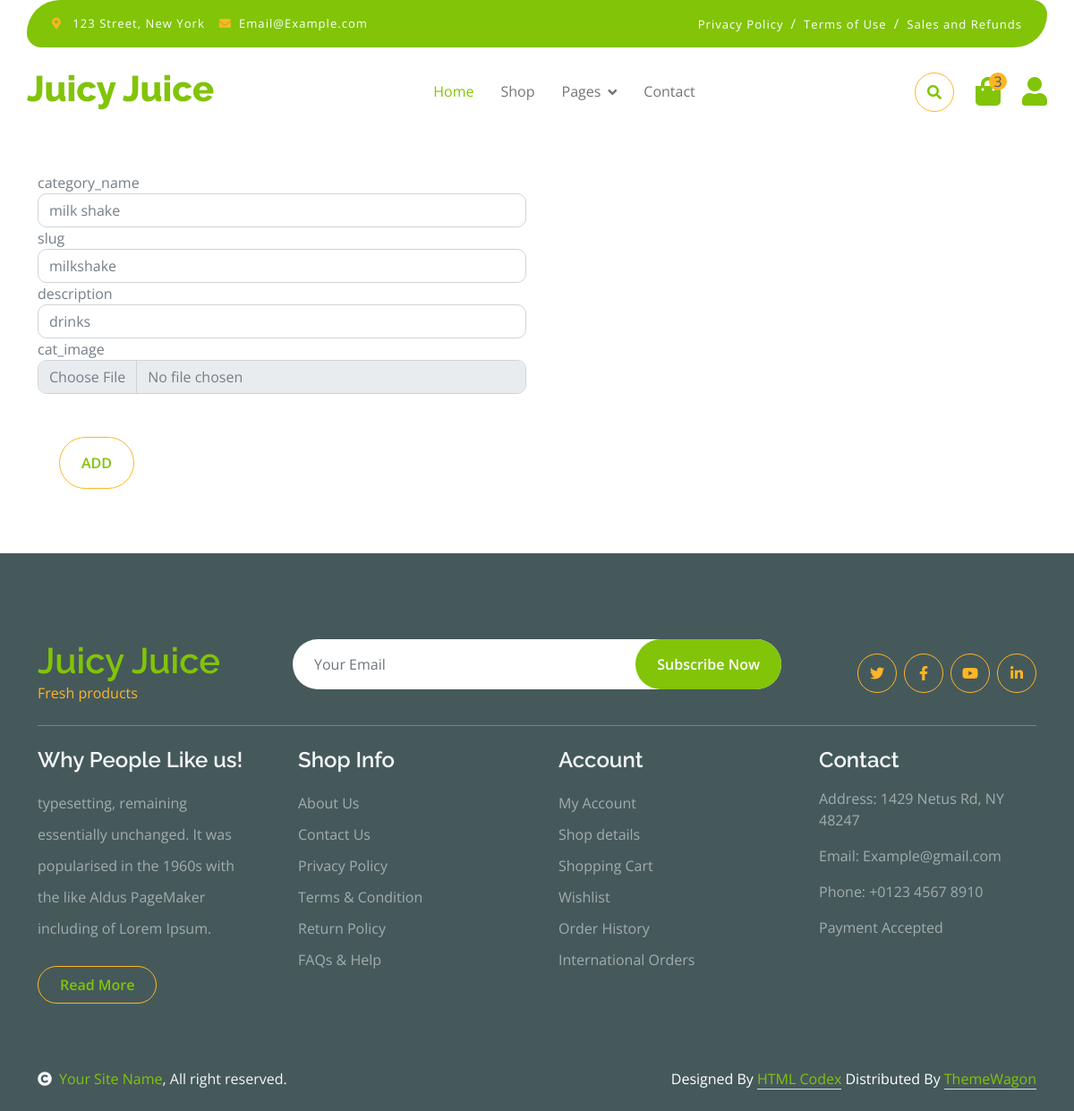
/common/editcategory/4/, run on the app's committed database.
### common/models.py (models this page shows, shortened)
class category(models.Model):
    category_name=models.CharField(max_length=50,unique=True)
    slug=models.SlugField(max_length=100,unique=True)
    description=models.TextField(max_length=225,blank=True)
    cat_image=models.ImageField(upload_to='media/categories',blank=True)

### common/views.py (the view, shortened to what this page needs)
# urls.py: path('editcategory/<int:category_id>/', views.editcategory, name='editcategory'),
def editcategory(request,category_id):
    m=get_object_or_404(category, id=category_id)
    s=category.objects.filter(id=category_id)
    return render(request,'editcategory.html',{'m':s})

### template/editcategory.html (shortened to what this page needs)
{% extends 'base.html' %}
{% load static %}
{% block content %}
<br><br><br><br><br><br><br><br>
   {% for i in m%}
    <form action="" method="post">
        <div class="container">
            <div class="row">
                 <div class="col-md-12 col-lg-6">
                     <div class="row">
                        <div class="form-item">
                            <label for="">category_name</label>
                            <input type="text" class="form-control" name="category_name" value="{{ i.category_name }}" id="category_name">
                        </div>
                        <div class="form-item">
                            <label for="">slug</label>
                            <input type="text" class="form-control" name="slug" id="slug" value="{{ i.slug }}">
                        </div>
                        <div class="form-item">
                            <label for="">description</label>
                            <input type="text" class="form-control" name="description" value="{{ i.description }}">
                        </div>
                        <div class="form-item">
                        <label for="">cat_image</label>
                        <input type="file" class="form-control" name="cat_image" id="cat_image" width="100px">
                        </div>
                     </div>
                     <br><br>
                     <button class="btn border-secondary rounded-pill px-4 py-3 text-primary text-uppercase mb-4 ms-4" type="submit">Add</button>
                    </div>
            </div>
        </div>
    </form>
   {% endfor %}
{% endblock %}

### static/css/style.css (style rules this page uses)
.btn { font-weight: 600; transition: .5s; }
.btn.border-secondary { transition: 0.5s; }

### data on the page
category: category_name "milk shake", slug "milkshake", description "drinks"
